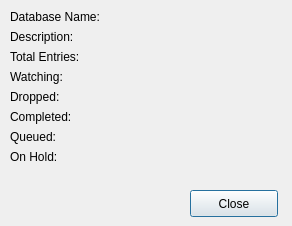
<?xml version="1.0" encoding="UTF-8"?>
<ui version="4.0">
 <class>Dialog</class>
 <widget class="QDialog" name="Dialog">
  <property name="geometry">
   <rect>
    <x>0</x>
    <y>0</y>
    <width>292</width>
    <height>226</height>
   </rect>
  </property>
  <property name="windowTitle">
   <string>Database Stats</string>
  </property>
  <widget class="QPushButton" name="closeButton">
   <property name="geometry">
    <rect>
     <x>190</x>
     <y>190</y>
     <width>88</width>
     <height>27</height>
    </rect>
   </property>
   <property name="text">
    <string>Close</string>
   </property>
  </widget>
  <widget class="QWidget" name="formLayoutWidget">
   <property name="geometry">
    <rect>
     <x>10</x>
     <y>10</y>
     <width>271</width>
     <height>171</height>
    </rect>
   </property>
   <layout class="QFormLayout" name="formLayout">
    <property name="fieldGrowthPolicy">
     <enum>QFormLayout::AllNonFixedFieldsGrow</enum>
    </property>
    <item row="0" column="0">
     <widget class="QLabel" name="databaseNameLabel">
      <property name="text">
       <string>Database Name:</string>
      </property>
     </widget>
    </item>
    <item row="0" column="1">
     <widget class="QLabel" name="dbNameLabel">
      <property name="text">
       <string/>
      </property>
      <property name="alignment">
       <set>Qt::AlignRight|Qt::AlignTrailing|Qt::AlignVCenter</set>
      </property>
     </widget>
    </item>
    <item row="1" column="0">
     <widget class="QLabel" name="descriptionLabel">
      <property name="text">
       <string>Description:</string>
      </property>
     </widget>
    </item>
    <item row="1" column="1">
     <widget class="QLabel" name="dbDescriptionLabel">
      <property name="text">
       <string/>
      </property>
      <property name="alignment">
       <set>Qt::AlignRight|Qt::AlignTrailing|Qt::AlignVCenter</set>
      </property>
     </widget>
    </item>
    <item row="2" column="0">
     <widget class="QLabel" name="totalEntriesLabel">
      <property name="text">
       <string>Total Entries:</string>
      </property>
     </widget>
    </item>
    <item row="2" column="1">
     <widget class="QLabel" name="entryNumLabel">
      <property name="text">
       <string/>
      </property>
      <property name="alignment">
       <set>Qt::AlignRight|Qt::AlignTrailing|Qt::AlignVCenter</set>
      </property>
     </widget>
    </item>
    <item row="3" column="0">
     <widget class="QLabel" name="percentageCompletedLabel">
      <property name="text">
       <string>Watching:</string>
      </property>
     </widget>
    </item>
    <item row="3" column="1">
     <widget class="QLabel" name="numCompletedLabel">
      <property name="text">
       <string/>
      </property>
      <property name="alignment">
       <set>Qt::AlignRight|Qt::AlignTrailing|Qt::AlignVCenter</set>
      </property>
     </widget>
    </item>
    <item row="4" column="0">
     <widget class="QLabel" name="droppedLabel">
      <property name="text">
       <string>Dropped:</string>
      </property>
     </widget>
    </item>
    <item row="4" column="1">
     <widget class="QLabel" name="numDroppedLabel">
      <property name="text">
       <string/>
      </property>
      <property name="alignment">
       <set>Qt::AlignRight|Qt::AlignTrailing|Qt::AlignVCenter</set>
      </property>
     </widget>
    </item>
    <item row="5" column="0">
     <widget class="QLabel" name="watchingLabel">
      <property name="text">
       <string>Completed:</string>
      </property>
     </widget>
    </item>
    <item row="5" column="1">
     <widget class="QLabel" name="numWatchedLabel">
      <property name="text">
       <string/>
      </property>
      <property name="alignment">
       <set>Qt::AlignRight|Qt::AlignTrailing|Qt::AlignVCenter</set>
      </property>
     </widget>
    </item>
    <item row="6" column="0">
     <widget class="QLabel" name="queuedLabel">
      <property name="text">
       <string>Queued:</string>
      </property>
     </widget>
    </item>
    <item row="6" column="1">
     <widget class="QLabel" name="numQueuedLabel">
      <property name="text">
       <string/>
      </property>
      <property name="alignment">
       <set>Qt::AlignRight|Qt::AlignTrailing|Qt::AlignVCenter</set>
      </property>
     </widget>
    </item>
    <item row="7" column="0">
     <widget class="QLabel" name="onHoldLabel">
      <property name="text">
       <string>On Hold:</string>
      </property>
     </widget>
    </item>
    <item row="7" column="1">
     <widget class="QLabel" name="numOnHoldLabel">
      <property name="text">
       <string/>
      </property>
      <property name="alignment">
       <set>Qt::AlignRight|Qt::AlignTrailing|Qt::AlignVCenter</set>
      </property>
     </widget>
    </item>
   </layout>
  </widget>
 </widget>
 <resources/>
 <connections/>
</ui>
